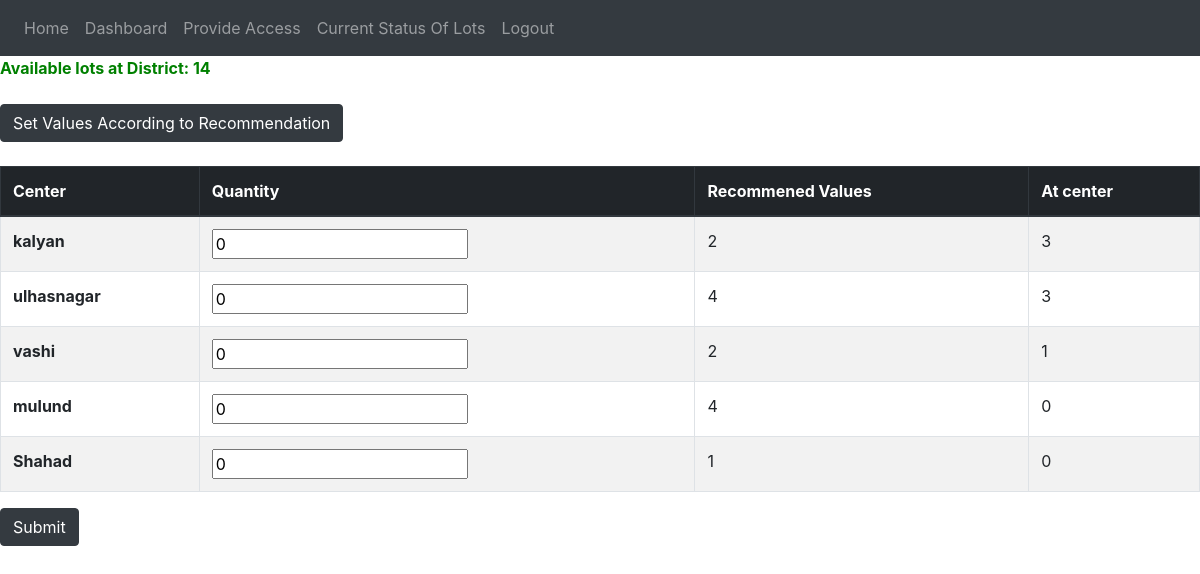
Page /district/thane/send_to_center (signed in) on the earlier database version.
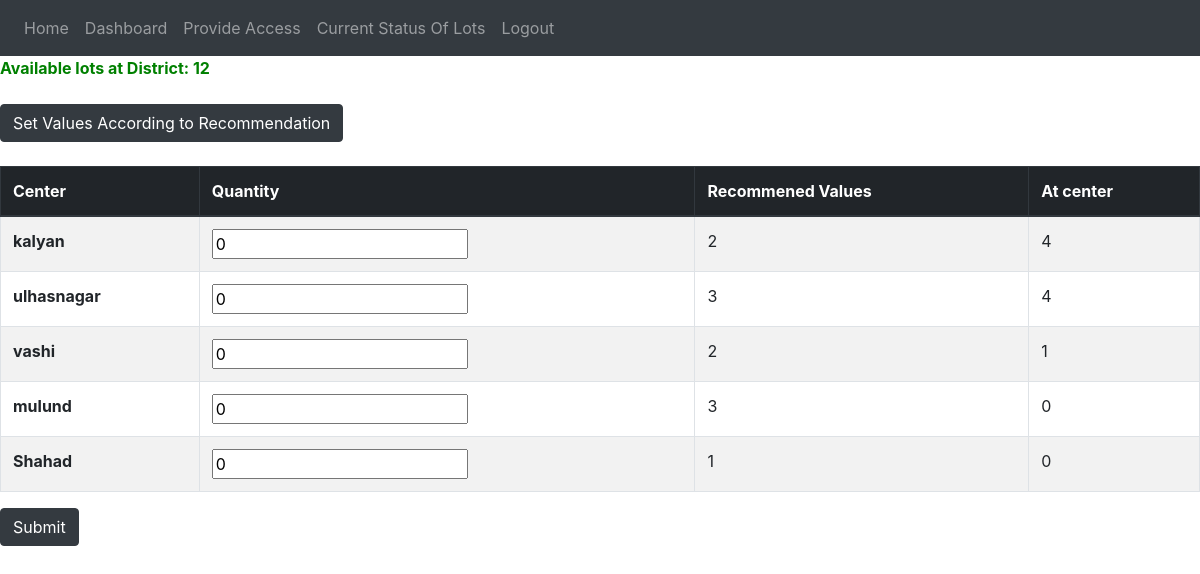
Same page on the later database version.
### vaccine_app/models.py (models this page shows, shortened)
class Center(models.Model):
    centerPrimaryKey = models.AutoField(primary_key=True)
    centerId = models.UUIDField(default=uuid.uuid4, editable=False, unique=True)
    district = models.ForeignKey(District, on_delete=models.CASCADE, related_name="Center")
    name = models.CharField(max_length=255, unique=True)
    maxCountPerDate = models.IntegerField(default=10)
    population = models.IntegerField(default=1)

### vaccine_app/views.py (the view, shortened to what this page needs)
# urls.py: path('district/<str:name>/send_to_center',views.send_to_center,name="send_to_center"),
def send_to_center(request,name):
    if verify(request,"district",name):
        error = ""
        centers = Center.objects.filter(district__name__contains = name)
        ratio=get_ratio_center(District.objects.get(name = name))
        ratio_list=[]
        count_list=[]
        for center in centers:
            count_list.append(CenterVaccineData.objects.filter(center=center, lot__status__contains = "atCenter").count())
            ratio_list.append(ratio[center.name])
        quantity_available = DistrictVaccineData.objects.filter(district__name__contains = name, lot__status__contains = "atDistrict").count()
        context = {"name":name,"centers":zip(centers,zip(ratio_list,count_list)),"quantity_available":quantity_available,"error":error}
        return render(request,"send_to_center.html",context)
    return redirect("district_dash",name)

### vaccine_app/views.py (called while the page is built, shortened)
def verify(request,district_or_center,name):
    if district_or_center=="district":
        user=request.user
        if District.objects.filter(name=name).exists():
            district_obj=District.objects.get(name=name)
            if AccessControlListDistrict.objects.filter(person=user,district=district_obj).exists() and user.is_districtadmin:
                return True
            else:
                print("access is not there for user "+user.email)
                return False
        else:
            print("District name is invalid")
            return False
    else:
        print("Invalid district_or_center value")
        return False

### templates/send_to_center.html (shortened to what this page needs)
{% extends 'base.html' %}
{% block content %}
    <b style="color: green;">Available lots at District: {{quantity_available}}</b>
    <br><br>
    <button class="btn btn-dark" onclick="set_value()">Set Values According to Recommendation</button>
    <br><br>
    <form action="/district/{{name}}/send_to_center" method="POST">
        <table class="table table-striped table-bordered">
            <thead>
            <tr class="thead-dark">
                <th scope="col">Center</th>
                <th scope="col">Quantity</th>
                <th scope="col">Recommened Values</th>
                <th scope="col">At center</th>
            </tr>
            </thead>
            <tbody>
                {% for center,ratio in centers %}
                    <tr>
                        <th scope="row">{{ center.name }}</th>
                        <td><input class="set_ratio" type="number" value="0" name="quantities" /></a>
                        <td class="get_ratio">{{ ratio.0 }}</td>
                        <td>{{ ratio.1 }}</td>
                    </tr>
                {% endfor %}
            </tbody>
        </table>
        <button class="btn btn-dark" type="submit">Submit</button>
    </form>
{% endblock %}

Differences in the rows shown:
computed for Center "kalyan": district "3" → "4"
computed for Center "ulhasnagar": district "4" → "3"; centerPrimaryKey "3" → "4"
changed Center "mulund": district "4" → "3"
Other differences:
{{ quantity_available }}: "14" → "12"
